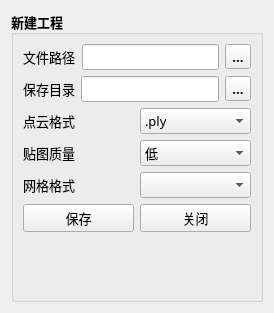
<?xml version="1.0" encoding="UTF-8"?>
<ui version="4.0">
 <class>NewProject</class>
 <widget class="QWidget" name="NewProject">
  <property name="geometry">
   <rect>
    <x>0</x>
    <y>0</y>
    <width>260</width>
    <height>313</height>
   </rect>
  </property>
  <property name="maximumSize">
   <size>
    <width>260</width>
    <height>500</height>
   </size>
  </property>
  <property name="windowTitle">
   <string>Form</string>
  </property>
  <layout class="QGridLayout" name="gridLayout">
   <item row="0" column="0">
    <widget class="QGroupBox" name="newProjectGroupBox">
     <property name="sizePolicy">
      <sizepolicy hsizetype="MinimumExpanding" vsizetype="Preferred">
       <horstretch>0</horstretch>
       <verstretch>0</verstretch>
      </sizepolicy>
     </property>
     <property name="maximumSize">
      <size>
       <width>252</width>
       <height>500</height>
      </size>
     </property>
     <property name="font">
      <font>
       <family>Adobe 宋体 Std L</family>
       <pointsize>10</pointsize>
       <weight>75</weight>
       <bold>true</bold>
      </font>
     </property>
     <property name="autoFillBackground">
      <bool>true</bool>
     </property>
     <property name="title">
      <string>新建工程</string>
     </property>
     <property name="flat">
      <bool>true</bool>
     </property>
     <layout class="QVBoxLayout" name="verticalLayout_4">
      <item>
       <layout class="QHBoxLayout" name="horizontalLayout_7">
        <item>
         <widget class="QLabel" name="filePathLabel">
          <property name="font">
           <font>
            <family>Adobe 宋体 Std L</family>
            <weight>50</weight>
            <bold>false</bold>
           </font>
          </property>
          <property name="text">
           <string>文件路径</string>
          </property>
         </widget>
        </item>
        <item>
         <widget class="QLineEdit" name="filePathLineEdit"/>
        </item>
        <item>
         <widget class="QToolButton" name="filePathToolButton">
          <property name="text">
           <string>...</string>
          </property>
         </widget>
        </item>
       </layout>
      </item>
      <item>
       <layout class="QHBoxLayout" name="horizontalLayout_8">
        <item>
         <widget class="QLabel" name="savePathLabel">
          <property name="font">
           <font>
            <family>Adobe 宋体 Std L</family>
            <weight>50</weight>
            <bold>false</bold>
           </font>
          </property>
          <property name="text">
           <string>保存目录</string>
          </property>
         </widget>
        </item>
        <item>
         <widget class="QLineEdit" name="savePathLineEdit"/>
        </item>
        <item>
         <widget class="QToolButton" name="savePathLoolButton">
          <property name="text">
           <string>...</string>
          </property>
         </widget>
        </item>
       </layout>
      </item>
      <item>
       <layout class="QHBoxLayout" name="horizontalLayout_9">
        <item>
         <widget class="QLabel" name="pointCloudFormatLabel">
          <property name="font">
           <font>
            <family>Adobe 宋体 Std L</family>
            <pointsize>10</pointsize>
            <weight>50</weight>
            <bold>false</bold>
           </font>
          </property>
          <property name="text">
           <string>点云格式</string>
          </property>
         </widget>
        </item>
        <item>
         <widget class="QComboBox" name="pointCloudFormatComboBox">
          <property name="font">
           <font>
            <weight>50</weight>
            <bold>false</bold>
           </font>
          </property>
          <item>
           <property name="text">
            <string>.ply</string>
           </property>
          </item>
          <item>
           <property name="text">
            <string>.obj</string>
           </property>
          </item>
          <item>
           <property name="text">
            <string>.pcd</string>
           </property>
          </item>
          <item>
           <property name="text">
            <string>.xyz</string>
           </property>
          </item>
          <item>
           <property name="text">
            <string>.txt</string>
           </property>
          </item>
         </widget>
        </item>
       </layout>
      </item>
      <item>
       <layout class="QHBoxLayout" name="horizontalLayout_10">
        <item>
         <widget class="QLabel" name="textureQualityLabel">
          <property name="font">
           <font>
            <family>Adobe 宋体 Std L</family>
            <weight>50</weight>
            <bold>false</bold>
           </font>
          </property>
          <property name="text">
           <string>贴图质量</string>
          </property>
         </widget>
        </item>
        <item>
         <widget class="QComboBox" name="textureQualityComboBox">
          <property name="font">
           <font>
            <weight>50</weight>
            <bold>false</bold>
           </font>
          </property>
          <item>
           <property name="text">
            <string>低</string>
           </property>
          </item>
          <item>
           <property name="text">
            <string>中</string>
           </property>
          </item>
          <item>
           <property name="text">
            <string>高</string>
           </property>
          </item>
         </widget>
        </item>
       </layout>
      </item>
      <item>
       <layout class="QHBoxLayout" name="horizontalLayout_11">
        <item>
         <widget class="QLabel" name="meshFormatLabel">
          <property name="font">
           <font>
            <family>Adobe 宋体 Std L</family>
            <pointsize>10</pointsize>
            <weight>50</weight>
            <bold>false</bold>
           </font>
          </property>
          <property name="text">
           <string>网格格式</string>
          </property>
         </widget>
        </item>
        <item>
         <widget class="QComboBox" name="meshFormatComboBox"/>
        </item>
       </layout>
      </item>
      <item>
       <layout class="QHBoxLayout" name="horizontalLayout_12">
        <item>
         <widget class="QPushButton" name="savePushButton">
          <property name="font">
           <font>
            <family>Adobe 宋体 Std L</family>
            <weight>50</weight>
            <bold>false</bold>
           </font>
          </property>
          <property name="text">
           <string>保存</string>
          </property>
         </widget>
        </item>
        <item>
         <widget class="QPushButton" name="closePushButton">
          <property name="font">
           <font>
            <family>Adobe 宋体 Std L</family>
            <weight>50</weight>
            <bold>false</bold>
           </font>
          </property>
          <property name="text">
           <string>关闭</string>
          </property>
         </widget>
        </item>
       </layout>
      </item>
      <item>
       <layout class="QVBoxLayout" name="verticalLayout_2">
        <item>
         <spacer name="verticalSpacer_3">
          <property name="orientation">
           <enum>Qt::Vertical</enum>
          </property>
          <property name="sizeType">
           <enum>QSizePolicy::Ignored</enum>
          </property>
          <property name="sizeHint" stdset="0">
           <size>
            <width>20</width>
            <height>40</height>
           </size>
          </property>
         </spacer>
        </item>
       </layout>
      </item>
      <item>
       <spacer name="verticalSpacer_4">
        <property name="orientation">
         <enum>Qt::Vertical</enum>
        </property>
        <property name="sizeType">
         <enum>QSizePolicy::Fixed</enum>
        </property>
        <property name="sizeHint" stdset="0">
         <size>
          <width>20</width>
          <height>17</height>
         </size>
        </property>
       </spacer>
      </item>
     </layout>
    </widget>
   </item>
  </layout>
 </widget>
 <resources/>
 <connections/>
</ui>
